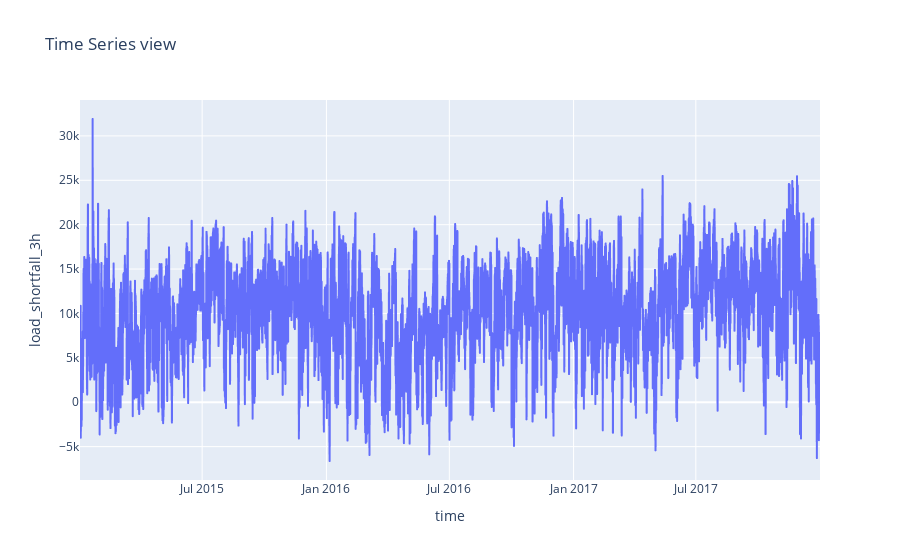

The notebook cell this image was saved under:
### Code cell
#yearly time series data
fig = px.line(train_df, x='time', y='load_shortfall_3h',title='Time Series view')
fig.show()

### Figure 1 — Plotly figure (JSON) as saved in the notebook; plotly's stock layout.template omitted (floating-point values rounded to 4 significant figures; data arrays with more than 128 entries replaced by an {"elided": "..."} marker saying what was removed)
{"data": [{"hovertemplate": "time=%{x}<br>load_shortfall_3h=%{y}<extra></extra>", "legendgroup": "", "line": {"color": "#636efa", "dash": "solid"}, "marker": {"symbol": "circle"}, "mode": "lines", "name": "", "showlegend": false, "type": "scattergl", "x": {"elided": "8763 str values"}, "xaxis": "x", "y": {"elided": "8763 float values"}, "yaxis": "y"}], "layout": {"legend": {"tracegroupgap": 0}, "title": {"text": "Time Series view"}, "xaxis": {"anchor": "y", "domain": [0, 1], "title": {"text": "time"}}, "yaxis": {"anchor": "x", "domain": [0, 1], "title": {"text": "load_shortfall_3h"}}}}
